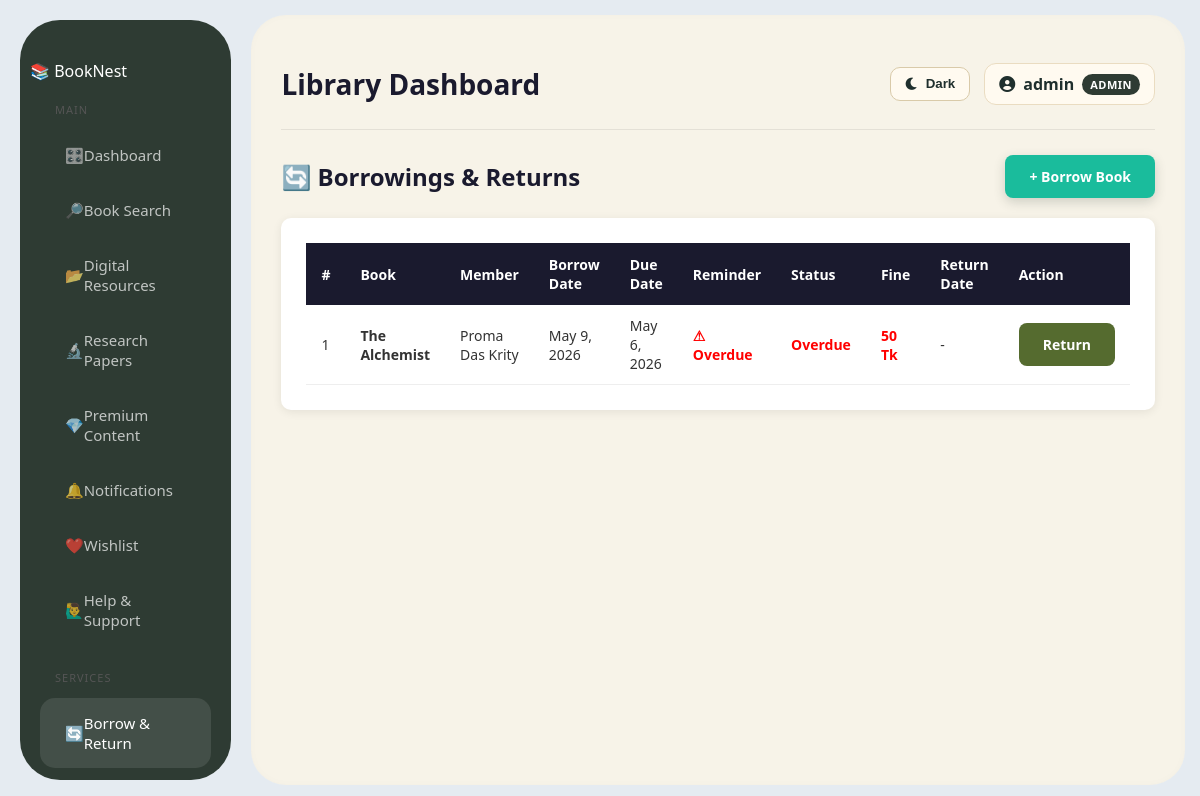
/borrows/ (signed in), run on the app's committed database.
### library/models.py (models this page shows, shortened)
class User(AbstractUser):
    ADMIN = 'admin'
    LIBRARIAN = 'librarian'
    REGULAR_USER = 'user'
    ROLE_CHOICES = [
        (ADMIN, 'Administrator'),
        (LIBRARIAN, 'Librarian'),
        (REGULAR_USER, 'Regular User'),
    ]
    role = models.CharField(max_length=20, choices=ROLE_CHOICES, default=REGULAR_USER)
    phone = models.CharField(max_length=15, null=True, blank=True)
    profile_picture = models.ImageField(upload_to='profiles/', null=True, blank=True)
    date_of_birth = models.DateField(null=True, blank=True)
    bio = models.TextField(null=True, blank=True)
    def get_full_name(self):
        if self.first_name and self.last_name:
            return f"{self.first_name} {self.last_name}"
        return self.username

class Borrow(models.Model):
    STATUS_CHOICES = [
        ('borrowed', 'Borrowed'),
        ('returned', 'Returned'),
        ('overdue', 'Overdue'),
        ('lost', 'Lost'),
    ]
    book = models.ForeignKey(Book, on_delete=models.CASCADE, related_name='borrows')
    member = models.ForeignKey(User, on_delete=models.CASCADE, related_name='borrowed_books')
    borrow_date = models.DateField(auto_now_add=True)
    due_date = models.DateField(null=True, blank=True)
    return_date = models.DateField(null=True, blank=True)
    is_returned = models.BooleanField(default=False)
    status = models.CharField(max_length=20, choices=STATUS_CHOICES, default='borrowed')
    fine_amount = models.DecimalField(max_digits=6, decimal_places=2, default=0.00)
    notes = models.TextField(null=True, blank=True)
    def save(self, *args, **kwargs):
        if not self.is_returned and self.due_date and date.today() > self.due_date:
            self.status = 'overdue'
            overdue_days = (date.today() - self.due_date).days
            self.fine_amount = overdue_days * 5
        if self.is_returned and self.status != 'lost':
            self.status = 'returned'
        super().save(*args, **kwargs)

class Book(models.Model):
    title = models.CharField(max_length=200)
    author = models.CharField(max_length=100)
    isbn = models.CharField(max_length=13, unique=True)
    category = models.ForeignKey(Category, on_delete=models.SET_NULL, null=True, blank=True, related_name='books')
    description = models.TextField(null=True, blank=True)
    total_copies = models.PositiveIntegerField(default=1)
    available_copies = models.PositiveIntegerField(default=1)
    cover_image = models.ImageField(upload_to='book_covers/', null=True, blank=True)

### library/views.py (the view)
# urls.py: path('borrows/', views.borrow_list, name='borrow_list'),
@login_required
def borrow_list(request):
    borrows = Borrow.objects.select_related(
        'book',
        'member'
    ).order_by('-borrow_date')
    if request.user.role == User.REGULAR_USER:
        borrows = borrows.filter(member=request.user)
    today = timezone.now().date()
    for borrow in borrows:
        if not borrow.is_returned and borrow.due_date:
            overdue_days = (today - borrow.due_date).days
            if overdue_days > 0:
                borrow.status = 'overdue'
                borrow.fine_amount = overdue_days * 5
                borrow.save()
            else:
                borrow.fine_amount = 0
                borrow.save()
    return render(request, 'library/borrow_list.html', {
        'borrows': borrows,
        'today': today,
    })

### library/templates/library/borrow_list.html (shortened to what this page needs)
{% extends 'library/base.html' %}
{% block content %}
<div class="top-bar">
    <h2>🔄 Borrowings & Returns</h2>
    {% if user.role == 'admin' or user.role == 'librarian' %}
        <a href="{% url 'borrow_book' %}" class="btn btn-primary">
            + Borrow Book
        </a>
    {% endif %}
</div>
<div class="table-box">
    <table>
        <thead>
            <tr>
                <th>#</th>
                <th>Book</th>
                <th>Member</th>
                <th>Borrow Date</th>
                <th>Due Date</th>
                <th>Reminder</th>
                <th>Status</th>
                <th>Fine</th>
                <th>Return Date</th>
                <th>Action</th>
            </tr>
        </thead>
        <tbody>
            {% for borrow in borrows %}
            <tr>
                <td>{{ forloop.counter }}</td>
                <td>
                    <strong>{{ borrow.book.title }}</strong>
                </td>
                <td>
                    {% if borrow.member.get_full_name %}
                        {{ borrow.member.get_full_name }}
                    {% else %}
                        {{ borrow.member.username }}
                    {% endif %}
                </td>
                <td>
                    {{ borrow.borrow_date }}
                </td>
                <td>
                    {{ borrow.due_date }}
                </td>
                <td>
                    {% if not borrow.is_returned %}
                        {% if today > borrow.due_date %}
                            <span style="color:red; font-weight:bold;">
                                ⚠ Overdue
                            </span>
                        {% elif today == borrow.due_date %}
                            <span style="color:orange; font-weight:bold;">
                                ⏰ Due Today
                            </span>
                        {% elif borrow.due_date|timeuntil:today == "1 day" %}
                            <span style="color:#b58055; font-weight:bold;">
                                📢 Due Tomorrow
                            </span>
                        {% else %}
                            <span style="color:green;">
                                ✓ On Time
                            </span>
                        {% endif %}
                    {% else %}
                        <span style="color:gray;">
                            Completed
                        </span>
                    {% endif %}
                </td>
                <td>
                    {% if borrow.is_returned %}
                        <span style="color:green; font-weight:bold;">
                            Returned
                        </span>
                    {% elif today > borrow.due_date %}
                        <span style="color:red; font-weight:bold;">
                            Overdue
                        </span>
                    {% else %}
                        <span style="color:#b58055; font-weight:bold;">
                            Borrowed
                        </span>
                    {% endif %}
                </td>
                <td>
                    {% if borrow.is_returned %}
                        0 Tk
                    {% elif today > borrow.due_date %}
                        <span style="color:red; font-weight:bold;">
                            {{ borrow.fine_amount }} Tk
                        </span>
                    {% else %}
                        0 Tk
                    {% endif %}
                </td>
                <td>
                    {% if borrow.return_date %}
                        {{ borrow.return_date }}
                    {% else %}
                        -
                    {% endif %}
                </td>
                <td>
                    {% if not borrow.is_returned %}
                        <a href="{% url 'return_book' borrow.pk %}"
                           class="btn btn-return"
                           onclick="return confirm('Return this book?')">
                            Return
                        </a>
                    {% else %}
                        <span style="color:gray;">
                            Completed
                        </span>
                    {% endif %}
                </td>
            </tr>
            {% empty %}
            <tr>
                <td colspan="10" style="text-align:center; padding:20px;">
                    No borrowing records found.
                </td>
            </tr>
            {% endfor %}
        </tbody>
    </table>
</div>
{% endblock %}

### library/templates/library/base.html (shortened to what this page needs)
{% load static %}
<!DOCTYPE html>
<html lang="en" data-theme="light">
<head>
    <link rel="stylesheet"
          href="https://cdnjs.cloudflare.com/ajax/libs/font-awesome/6.0.0/css/all.min.css">
    <link rel="stylesheet" href="{% static 'library/css/style.css' %}">
</head>
<body>
<div class="layout">
    <aside class="sidebar">
        <div class="logo">
            📚 <span>Book</span>Nest
        </div>
        <div class="menu-section">
            <div class="menu-title">Main</div>
            <a href="{% url 'home' %}"
               class="menu-item {% if request.resolver_match.url_name == 'home' %}active{% endif %}">
            <span>🎛️</span>
           Dashboard
          </a>
            <a href="{% url 'book_list' %}"
               class="menu-item {% if request.resolver_match.url_name == 'book_list' %}active{% endif %}">
            <span>🔎</span>
             Book Search
          </a>
            <a href="{% url 'digital_resources' %}"
               class="menu-item {% if request.resolver_match.url_name == 'digital_resources' %}active{% endif %}">
               <span>📂</span>
             Digital Resources
              </a>
            <a href="{% url 'research_papers' %}"
   class="menu-item {% if request.resolver_match.url_name == 'research_papers' %}active{% endif %}">
    <span>🔬</span>
    Research Papers
</a>
            <a href="{% url 'premium_content' %}"
   class="menu-item premium {% if request.resolver_match.url_name == 'premium_content' %}active{% endif %}">
    <span>💎</span>
    Premium Content
</a>
            <a href="{% url 'notification_page' %}"
               class="sidebar-link menu-item {% if request.resolver_match.url_name == 'notification_page' %}active{% endif %}">
                <span class="icon">🔔</span>
                <span class="text">Notifications</span>
            </a>
            <a href="{% url 'wishlist_page' %}"
               class="sidebar-link menu-item {% if request.resolver_match.url_name == 'wishlist_page' %}active{% endif %}">
                <span class="icon">❤️</span>
                <span class="text">Wishlist</span>
            </a>
            <a href="{% url 'help_support_page' %}"
               class="sidebar-link menu-item {% if request.resolver_match.url_name == 'help_support_page' %}active{% endif %}">
                <span class="icon">🙋‍♂️</span>
                <span class="text">Help & Support</span>
            </a>
        </div>
        <div class="menu-section">
            <div class="menu-title">Services</div>
            <a href="{% url 'borrow_list' %}"
   class="menu-item {% if request.resolver_match.url_name == 'borrow_list' %}active{% endif %}">
    <span>🔄</span>
    Borrow & Return
</a>
            <a href="{% url 'online_payment' %}"
   class="menu-item {% if request.resolver_match.url_name == 'online_payment' %}active{% endif %}">
</a>
        </div>
    </aside>
    <main class="main-container">
        <header class="top-nav">
            <h2>
                {% block page_title %}
                    Library Dashboard
                {% endblock %}
            </h2>
            <div class="top-nav-right">
                <button type="button"
                        class="theme-toggle-btn"
                        id="themeToggleBtn">
                </button>
                <div class="user-profile">
                    <i class="fas fa-user-circle"></i>
                    <span>{{ user.username }}</span>
                    <span class="role-tag">
                        {{ user.role|upper }}
                    </span>
                </div>
            </div>
        </header>
        {% block content %}
        {% endblock %}
    </main>
</div>
</body>
</html>

### library/static/library/css/style.css (style rules this page uses)
* { margin: 0; padding: 0; box-sizing: border-box; }
body { font-family: 'Segoe UI', sans-serif; background: #e5ebf1; color: #333; }
.layout { display: flex; min-height: calc(100vh - 60px); }
.sidebar { width: 280px; background: #2e3b33; padding: 40px 10px; margin: 20px; border-radius: 40px; color: white; display: flex; flex-direction: column; }
.sidebar a { display: flex; align-items: center; color: rgba(255, 255, 255, 0.7); text-decoration: none; padding: 15px 25px; font-size: 15px; border-radius: 15px; margin: 5px 10px; transition: 0.3s; }
.sidebar a:hover, .sidebar a.active { color: #fff; background: rgba(255, 255, 255, 0.1); }
.sidebar .menu-title { color: #555; font-size: 11px; text-transform: uppercase; padding: 20px 25px 8px; letter-spacing: 1px; }
.main-container { flex: 1; background: #f7f3e8; margin: 15px 15px 15px 0; border-radius: 35px; padding: 30px; box-shadow: inset 0 0 10px rgba(0, 0, 0, 0.02); }
.table-box { background: white; border-radius: 10px; padding: 25px; box-shadow: 0 2px 10px rgba(0, 0, 0, 0.08); }
table { width: 100%; border-collapse: collapse; }
th { background: #1a1a2e; color: white; padding: 12px 15px; text-align: left; font-size: 14px; }
td { padding: 11px 15px; border-bottom: 1px solid #eee; font-size: 14px; }
.btn { padding: 10px 22px; border: none; border-radius: 12px; cursor: pointer; font-size: 14px; font-weight: 600; text-decoration: none; display: inline-block; transition: all 0.3s ease; }
.btn-primary { background: #2e3b33; color: white; box-shadow: 0 4px 12px rgba(46, 59, 51, 0.2); }
.btn-return { background: #556b2f; color: white; }
.top-bar { display: flex; justify-content: space-between; align-items: center; margin-bottom: 20px; }
.top-bar h2 { color: #1a1a2e; }
:root { --gold: #c9a84c; --gold-light: #f0d080; --gold-bg: #fdf6e3; --card-bg: #ffffff; --text-dark: #1a2e2a; --text-muted: #6b7c76; --border: #e4ddd0; --success: #2d6a4f; --danger: #8b1a1a; }
.btn { padding: 12px 24px; font-size: 14px; font-weight: 600; border-radius: 8px; border: none; cursor: pointer; text-decoration: none; transition: all 0.2s ease; }
.btn-primary { background-color: #1abc9c; color: #ffffff; }
.top-nav { width: 100%; min-height: 78px; display: flex; justify-content: space-between; align-items: center; gap: 20px; padding: 18px 0 24px; margin-bottom: 25px; border-bottom: 1px solid rgba(0, 0, 0, 0.08); }
.top-nav h2 { margin: 0; color: #1a1a2e; font-size: 28px; font-weight: 800; }
.top-nav-right { display: flex; align-items: center; gap: 14px; flex-wrap: wrap; }
.theme-toggle-btn { display: inline-flex; align-items: center; gap: 7px; padding: 9px 14px; border: 1px solid #d9caa9; border-radius: 10px; background: #fffaf0; color: #1f2f2d; font-weight: 700; cursor: pointer; line-height: 1; }
.user-profile { display: inline-flex; align-items: center; gap: 8px; background: #fffaf0; border: 1px solid #eadcc1; padding: 9px 14px; border-radius: 12px; color: #1f2f2d; font-weight: 700; }
.role-tag { background: #2e3b33; color: #ffffff !important; padding: 3px 8px; border-radius: 999px; font-size: 11px; letter-spacing: 0.5px; }
.sidebar { height: calc(100vh - 40px); overflow-y: auto; overflow-x: hidden; position: sticky; top: 20px; }

### data on the page
User: username "admin", role "ADMIN"
Borrow: book "The Alchemist", member.get_full_name "Proma Das Krity", borrow_date "May 9, 2026", due_date "May 6, 2026", is_returned "⚠ Overdue", fine_amount "50"
